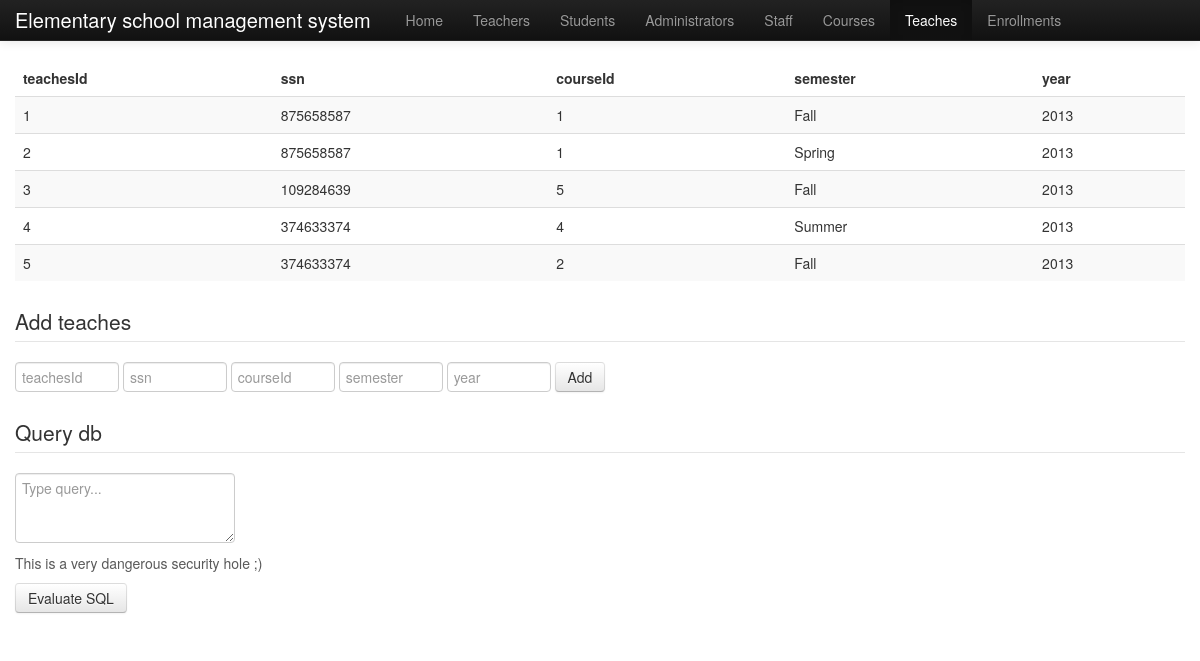
The page /teaches on the database its author committed.
### tables this page shows
CREATE TABLE Teaches (
	teachesId integer primary key autoincrement, -- Added this
	ssn integer not null references Teachers (ssn),
	courseId integer not null references Courses (courseId),
	semester text not null check (semester = "Fall" or semester = "Spring" or semester = "Summer"),
	year integer not null check (length(year) = 4 and year > 2012),
	unique (ssn, courseId, semester, year)
);

### test.py (the view)
@app.route("/teaches")
def teaches():
	result = query_db("select * from Teaches")
	return render_template("entries.html", entries=result, active_page="teaches")

### test.py (called while the page is built)
def connect_db():
	conn = sqlite3.connect("database.db")
	conn.execute("PRAGMA foreign_keys = ON;")
	return conn

def query_db(query, args=(), one=False):
	cur = g.db.execute(query, args)
	rv = [dict((cur.description[idx][0], value)
			   for idx, value in enumerate(row)) for row in cur.fetchall()]
	return (rv[0] if rv else None) if one else rv

@app.before_request
def before_request():
	g.db = connect_db()

@app.teardown_request
def teardown_request(e):
	g.db.close()

### templates/entries.html (shortened to what this page needs)
{% extends "layout.html" %}
{% block container %}
<table class="table table-striped">
	<thead>
		<tr>
		{% for key in entries[0] %}
			<th>{{ key }}</th>
		{% endfor %}
		</tr>
	</thead>
	<tbody>
		{% for entry in entries %}
			<tr>
				{% for key in entry %}
					<td>{{ entry[key] }}</td>
				{% endfor %}
			</tr>
		{% endfor %}
	</tbody>
</table>
<form action="{{ url_for('add_' + active_page) }}" method="post" class="form-inline">
	<fieldset>
		<legend>{{"Add " + active_page}}</legend>
		{% for key in entries[0] %}
			<input type="text" class="input-small" placeholder={{ key }} name={{ key }}>
		{% endfor %}
		<button type="submit" class="btn">Add</button>
	</fieldset>
</form>
<form action="{{ url_for('qdb') }}" method="post">
	<fieldset>
		<legend>Query db</legend>
		<textarea type="text" rows="3" placeholder="Type query..." name="sql"></textarea>
		<span class="help-block">This is a very dangerous security hole ;)</span>
		<button type="submit" class=" btn">Evaluate SQL</button>
	</fieldset>
</form>
{% endblock %}

### templates/layout.html (style rules this page uses)
body { padding-top: 60px; }

### rows shown on the page
Teaches: teachesId "1" "875658587" "1" "Fall" "2013"
Teaches: teachesId "2" "875658587" "1" "Spring" "2013"
Teaches: teachesId "3" "109284639" "5" "Fall" "2013"
Teaches: teachesId "4" "374633374" "4" "Summer" "2013"
Teaches: teachesId "5" "374633374" "2" "Fall" "2013"

### other values the page prints
{{ caption|e }} "Home" "Teachers" "Students" "Administrators" "Staff" "Courses" "Teaches" "Enrollments"
{{ key }} "teachesId" "ssn" "courseId" "semester" "year"
{{ "Add " + active_page }} "Add teaches"
